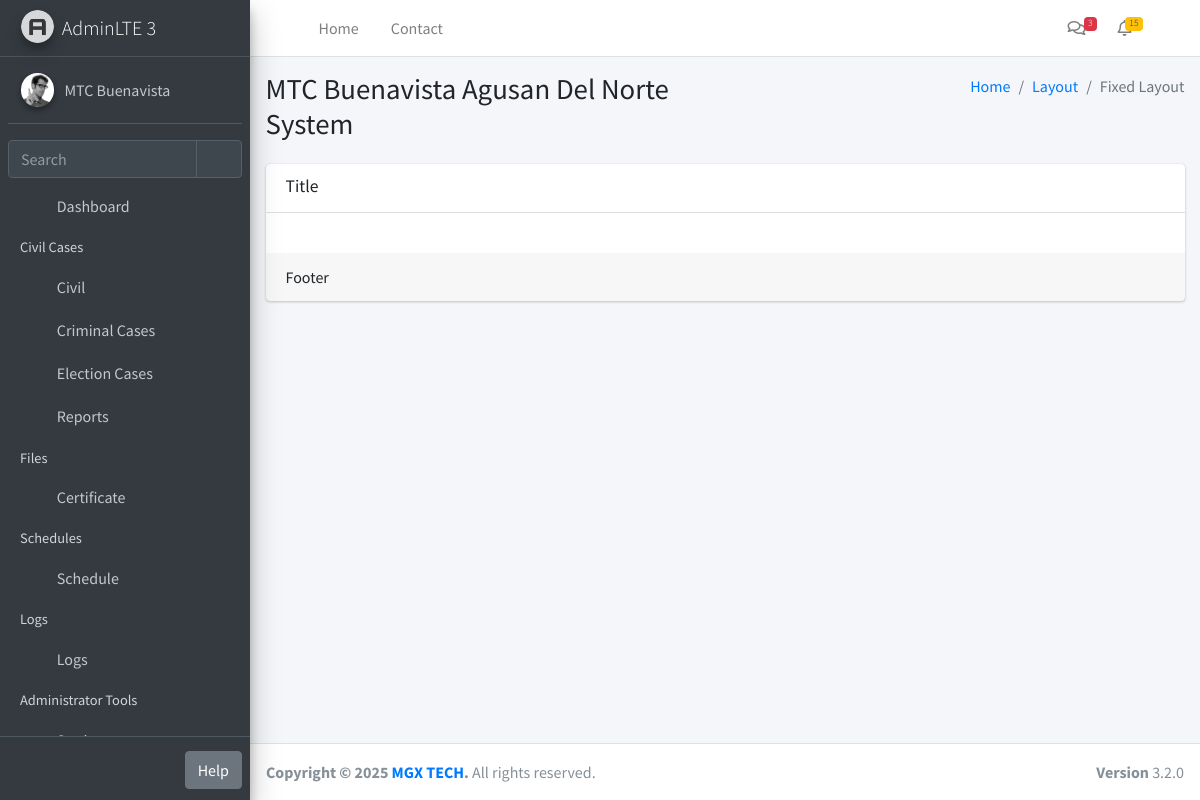
The app's page /dashboard (signed in) with its own data.
### app/models.py (models this page shows)
class Module(db.Model):
    __tablename__ = 'modules'
    id = db.Column(db.Integer, primary_key=True)
    name = db.Column(db.String(255), nullable=False)
    icon = db.Column(db.String(255), nullable=False)
    description = db.Column(db.Text, nullable=True)
    url = db.Column(db.String(255), nullable=True)
    created_at = db.Column(db.DateTime, default=datetime.utcnow)
    updated_at = db.Column(db.DateTime, default=datetime.utcnow, onupdate=datetime.utcnow)

### app/routes/core.py (the view)
@core_bp.route('/dashboard')
@login_required
def dashboard():
    return render_template("dashboard.html")

### app/__init__.py (called while the page is built)
def create_app():
    app = Flask(__name__)
    app.config.from_object(Config)
    db.init_app(app)
    login_manager.init_app(app)
    login_manager.login_view = 'auth.login'
    from app.models import User, Setting, Module
    @login_manager.user_loader
    def load_user(user_id):
        return User.query.get(int(user_id))
    @app.context_processor
    def inject_globals():
        modules = Module.query.all()
        user_modules = []
        if current_user.is_authenticated and current_user.role:
            user_modules = current_user.role.modules
        settings = {s.function_desc: s.function for s in Setting.query.all()}
        return dict(modules=modules, user_modules=user_modules, settings=settings)
    from app.routes import blueprints
    for bp in blueprints:
        app.register_blueprint(bp)
    with app.app_context():
        db.create_all()
    return app

### app/templates/dashboard.html
{% extends "layouts/layout1.html" %}
{% block content  %}
<div class="col-12">
            <div class="card">
              <div class="card-header">
                <h3 class="card-title">Title</h3>
                <div class="card-tools">
                  <button type="button" class="btn btn-tool" data-card-widget="collapse" title="Collapse">
                    <i class="fas fa-minus"></i>
                  </button>
                  <button type="button" class="btn btn-tool" data-card-widget="remove" title="Remove">
                    <i class="fas fa-times"></i>
                  </button>
                </div>
              </div>
 <div class="card-body">
</div>
              <div class="card-footer">
                Footer
              </div>
            </div>
          </div>
{% endblock %}

### app/templates/layouts/partials/navbar.html (shortened to what this page needs)
<nav class="mt-2">
  <ul class="nav nav-pills nav-sidebar flex-column nav-child-indent" data-widget="treeview" role="menu" data-accordion="false">
    <li class="nav-item">
      <a href="/dashboard" class="nav-link">
        <i class="nav-icon fas fa-tachometer-alt"></i>
        <p>Dashboard</p>
      </a>
    </li>
{% if user_modules %}
{% set civil_modules = [] %}
{% if civil_modules %}
  <li class="nav-header">Civil Cases</li>
  <li class="nav-item">
    <a href="#" class="nav-link">
      <i class="nav-icon fas fa-folder"></i>
      <p>
        Civil
        <i class="right fas fa-angle-left"></i>
      </p>
    </a>
  </li>
{% endif %}
  {% set standalone_modules = modules
    | selectattr('id', 'in', user_modules)
    | selectattr('id', 'in', [9,10,16])
    | list %}
  {% for m in standalone_modules %}
    <li class="nav-item">
      <a href="/{{ m.url }}" class="nav-link">
        <i class="nav-icon fa {{ m.icon }}"></i>
        <p>{{ m.name }}</p>
      </a>
    </li>
  {% endfor %}
{% endif %}
{% set cert_modules = modules
  | selectattr('id', 'in', user_modules)
  | selectattr('id', 'in', [5])
  | list %}
{% if cert_modules %}
  <li class="nav-header">Files</li>
  <li class="nav-item">
    <a href="#" class="nav-link">
      <i class="nav-icon fas fa-file-alt"></i>
      <p>
        Certificate
        <i class="right fas fa-angle-left"></i>
      </p>
    </a>
  </li>
{% endif %}
{% set sched_modules = modules
  | selectattr('id', 'in', user_modules)
  | selectattr('id', 'in', [11,12])
  | list %}
{% if sched_modules %}
  <li class="nav-header">Schedules</li>
  <li class="nav-item">
    <a href="#" class="nav-link">
      <i class="nav-icon fas fa-calendar-alt"></i>
      <p>
        Schedule
        <i class="right fas fa-angle-left"></i>
      </p>
    </a>
  </li>
{% endif %}
{% set logs_modules = modules
  | selectattr('id', 'in', user_modules)
  | selectattr('id', 'in', [13,14,15])
  | list %}
{% if logs_modules %}
  <li class="nav-header">Logs</li>
  <li class="nav-item">
    <a href="#" class="nav-link">
      <i class="nav-icon fas fa-clipboard-list"></i>
      <p>
        Logs
        <i class="right fas fa-angle-left"></i>
      </p>
    </a>
  </li>
{% endif %}
    {% if user_modules %}
      {% set admin_modules = modules
        | selectattr('id', 'in', user_modules)
        | selectattr('id', 'in', [1,2,3,4])
        | list %}
      {% if admin_modules %}
        <li class="nav-header">Administrator Tools</li>
        <li class="nav-item">
          <a href="#" class="nav-link">
            <i class="nav-icon fas fa-cogs"></i>
            <p>
              Setting
              <i class="right fas fa-angle-left"></i>
            </p>
          </a>
        </li>
      {% endif %}
    {% endif %}
  </ul>
</nav>

### records on screen
Module: name "Criminal Cases"
Module: name "Election Cases"
Module: name "Reports"
